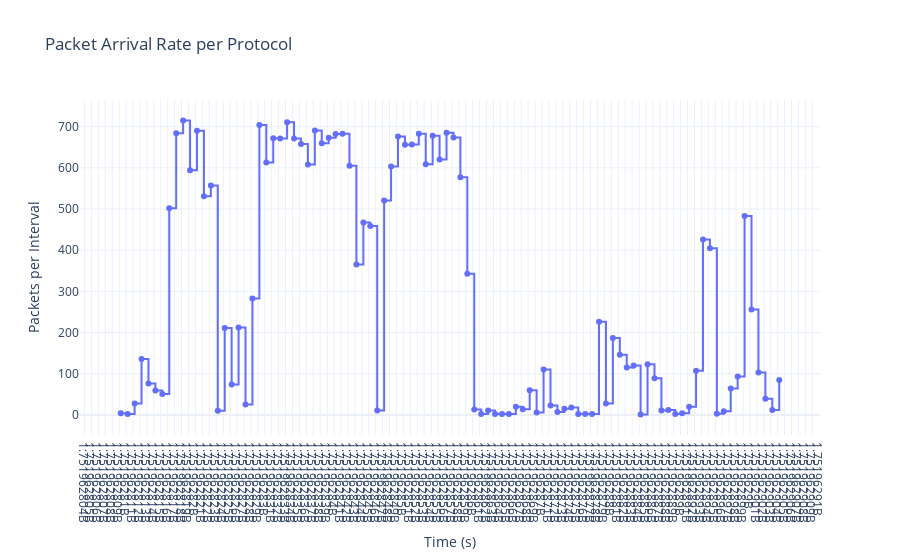

The cell this chart's notebook holds for it:
### Code cell
def packet_arrival_rate_per_protocol(packetlist: PacketList, interval: float = 1.0):
    """
    Calculate packet arrival rate per protocol over time.

    Parameters:
        packetlist (PacketList): List of Scapy packets.
        interval (float): Time interval in seconds for binning packets.

    Returns:
        dict: Dictionary with protocol names as keys and lists of packet counts as values.
    """
    protocol_bins = defaultdict(lambda: defaultdict(int))
    
    start_time = packetlist[0].time
    for pkt in packetlist:
        bin_index = int((pkt.time - start_time) // interval)
        protocol_name = pkt.highest_layer if hasattr(pkt, 'highest_layer') else 'Unknown'
        protocol_bins[protocol_name][bin_index] += 1
    
    return {proto: [protocol_bins[proto][i] for i in sorted(protocol_bins[proto])] for proto in protocol_bins}     
def plotly_packet_arrival_rate_per_protocol(packetlist: PacketList, interval: float = 1.0):
    """
    Plot packet arrival rate per protocol over time using Plotly.

    Parameters:
        packetlist (PacketList): List of Scapy packets.
        interval (float): Time interval in seconds for binning packets.
    """
    protocol_data = packet_arrival_rate_per_protocol(packetlist, interval)          
    fig = go.Figure()
    start_time = packetlist[0].time
    
    for protocol, counts in protocol_data.items():
        times = [start_time + i * interval for i in range(len(counts))]
        fig.add_trace(go.Scatter(
            x=times,
            y=counts,
            mode='lines+markers',
            name=protocol,
            line=dict(shape='hv')
        ))
            
    fig.update_layout(
        title="Packet Arrival Rate per Protocol",
        xaxis_title="Time (s)",
        yaxis_title="Packets per Interval",
        legend_title="Protocol",
        template="plotly_white"
    )       
    fig.update_xaxes(dtick=interval)
    fig.update_yaxes(title_text="Packets per Interval")
    fig.update_layout(legend=dict(title_text='Protocol'))
    fig.show()

plotly_packet_arrival_rate_per_protocol(processed_packets, interval=1.0)

### Figure 1 — Plotly figure (JSON) as saved in the notebook; plotly's stock layout.template omitted (floating-point values rounded to 4 significant figures)
{"data": [{"line": {"shape": "hv"}, "mode": "lines+markers", "name": "Unknown", "type": "scatter", "x": [1752000000.0, 1752000000.0, 1752000000.0, 1752000000.0, 1752000000.0, 1752000000.0, 1752000000.0, 1752000000.0, 1752000000.0, 1752000000.0, 1752000000.0, 1752000000.0, 1752000000.0, 1752000000.0, 1752000000.0, 1752000000.0, 1752000000.0, 1752000000.0, 1752000000.0, 1752000000.0, 1752000000.0, 1752000000.0, 1752000000.0, 1752000000.0, 1752000000.0, 1752000000.0, 1752000000.0, 1752000000.0, 1752000000.0, 1752000000.0, 1752000000.0, 1752000000.0, 1752000000.0, 1752000000.0, 1752000000.0, 1752000000.0, 1752000000.0, 1752000000.0, 1752000000.0, 1752000000.0, 1752000000.0, 1752000000.0, 1752000000.0, 1752000000.0, 1752000000.0, 1752000000.0, 1752000000.0, 1752000000.0, 1752000000.0, 1752000000.0, 1752000000.0, 1752000000.0, 1752000000.0, 1752000000.0, 1752000000.0, 1752000000.0, 1752000000.0, 1752000000.0, 1752000000.0, 1752000000.0, 1752000000.0, 1752000000.0, 1752000000.0, 1752000000.0, 1752000000.0, 1752000000.0, 1752000000.0, 1752000000.0, 1752000000.0, 1752000000.0, 1752000000.0, 1752000000.0, 1752000000.0, 1752000000.0, 1752000000.0, 1752000000.0, 1752000000.0, 1752000000.0, 1752000000.0, 1752000000.0, 1752000000.0, 1752000000.0, 1752000000.0, 1752000000.0, 1752000000.0, 1752000000.0, 1752000000.0, 1752000000.0, 1752000000.0, 1752000000.0, 1752000000.0, 1752000000.0, 1752000000.0, 1752000000.0, 1752000000.0, 1752000000.0], "y": [4, 2, 28, 136, 76, 59, 51, 502, 684, 715, 594, 690, 531, 557, 10, 211, 74, 212, 25, 283, 704, 613, 672, 671, 711, 671, 658, 608, 691, 660, 673, 682, 683, 605, 365, 467, 459, 11, 521, 603, 676, 656, 657, 683, 609, 678, 620, 685, 674, 577, 343, 13, 2, 11, 2, 2, 2, 20, 14, 60, 6, 110, 23, 7, 15, 18, 2, 2, 2, 226, 28, 187, 146, 115, 120, 1, 123, 89, 11, 12, 2, 4, 20, 107, 426, 405, 3, 9, 64, 93, 483, 256, 103, 39, 12, 85]}], "layout": {"legend": {"title": {"text": "Protocol"}}, "title": {"text": "Packet Arrival Rate per Protocol"}, "xaxis": {"dtick": 1, "title": {"text": "Time (s)"}}, "yaxis": {"title": {"text": "Packets per Interval"}}}}
